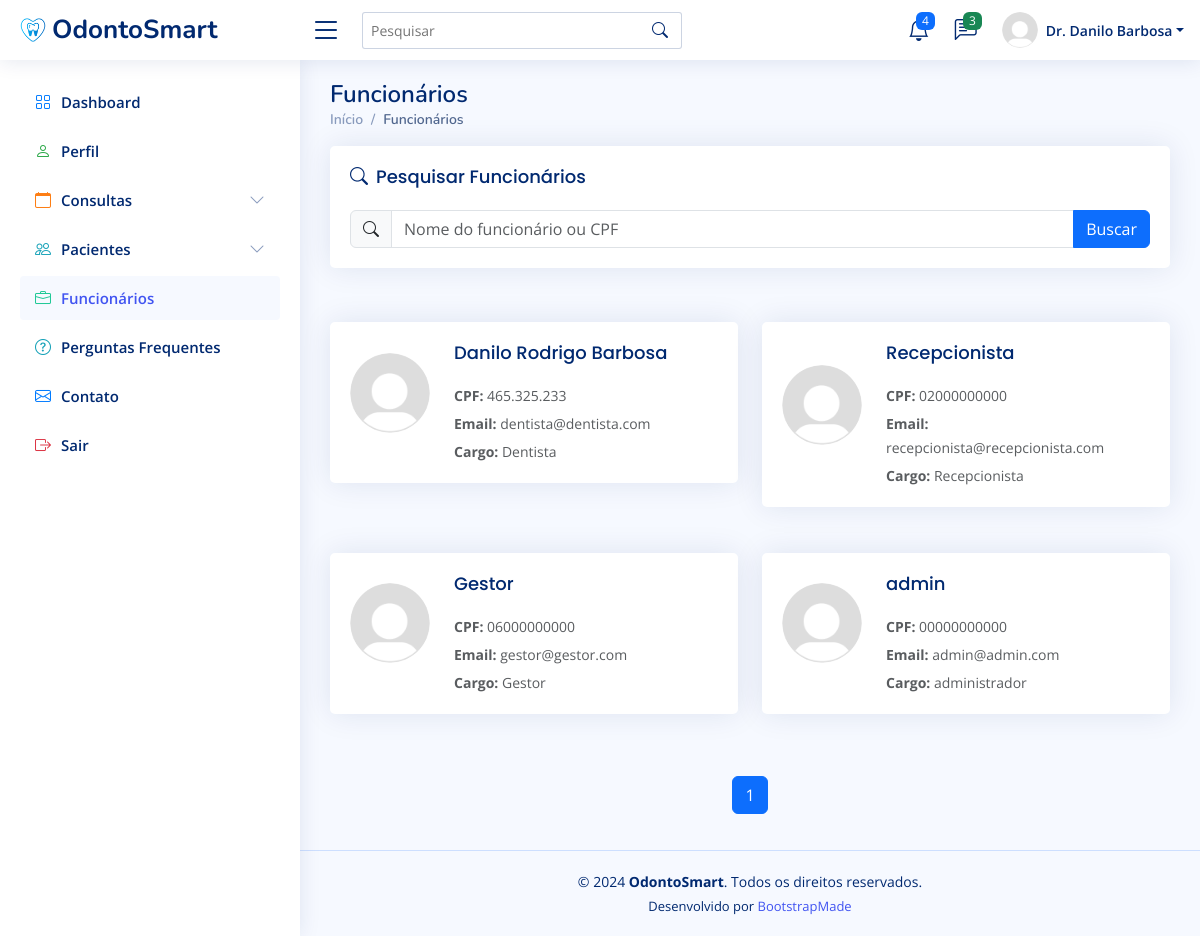
The page /funcionario/ (signed in) on the database as committed earlier.
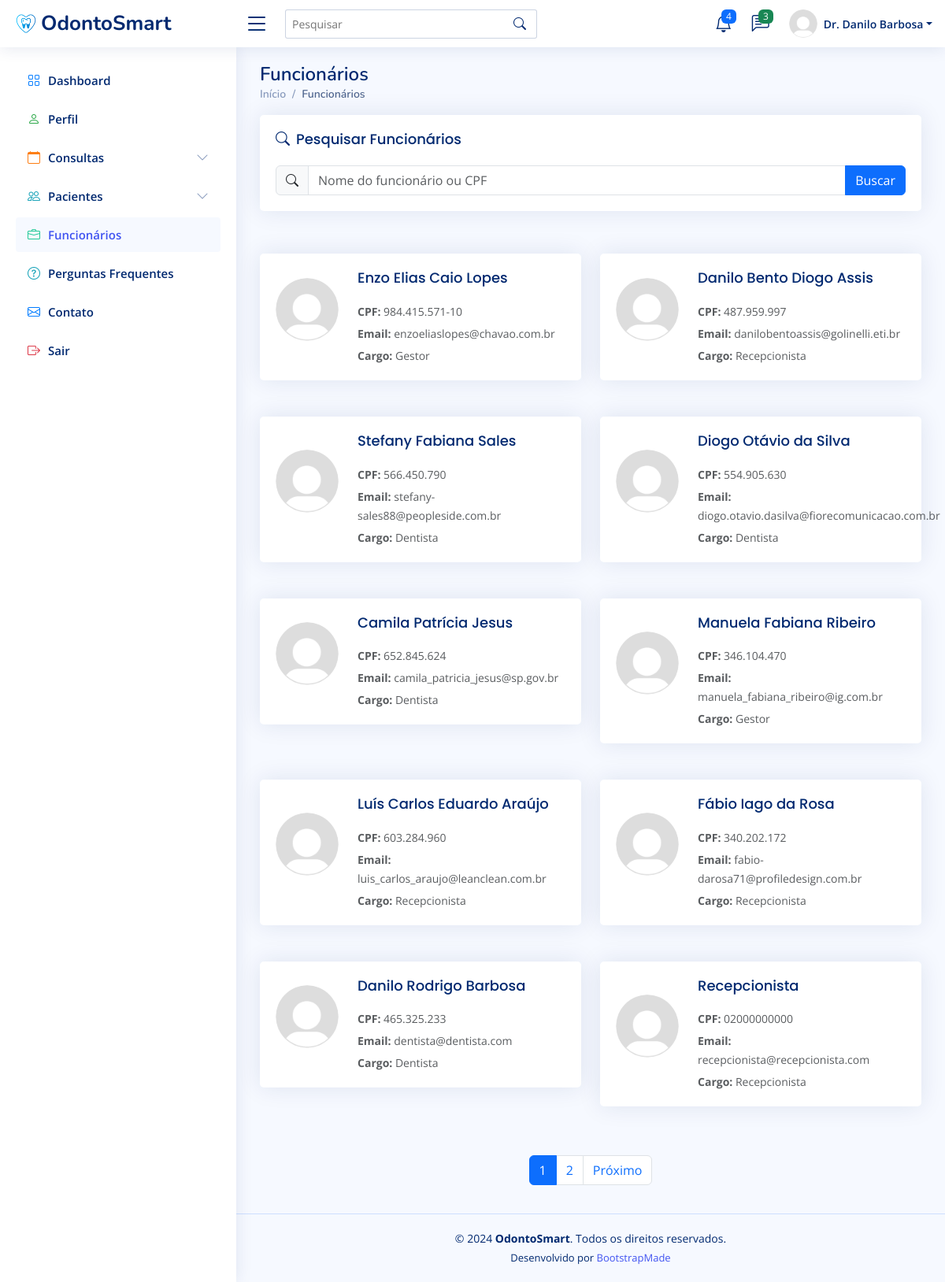
The same page on the database as committed later.
### clinicaMedica/models.py (models this page shows, shortened)
class Funcionario(AbstractBaseUser, PermissionsMixin):
    cpf = models.CharField(max_length=14, unique=True)
    email = models.EmailField(unique=True, blank=False)
    salario = models.DecimalField(max_digits=10, decimal_places=2)
    cargo = models.CharField(max_length=50)
    nome = models.CharField(max_length=50)
    is_first_login = models.BooleanField(default=True)
    is_staff = models.BooleanField(default=False)
    date_joined = models.DateTimeField(verbose_name="Data de Ingresso", default=timezone.now)
    objects = FuncionarioManager()
    USERNAME_FIELD = 'email'
    REQUIRED_FIELDS = ['cpf', 'nome', 'cargo', 'salario']
    def first_two_names(self):
        parts = self.nome.split()
        if len(parts) == 1:
            name = self.nome
        elif len(parts) == 2:
            name = f"{parts[0]} {parts[1]}"
        else:
            name = f"{parts[0]} {parts[-1]}"
        if hasattr(self, 'dentista'):
            return f"Dr. {name}"
        return name

### clinicaMedica/views.py (the view)
# urls.py: path('funcionario/', views.funcionario, name='funcionario'),
@login_required
def funcionario(request):
    query = request.GET.get('procurar')
    if query:
        lista_de_funcionarios = Funcionario.objects.filter(
            nome__icontains=query
            ).union(
                Funcionario.objects.filter(cpf__icontains=query)
            ).order_by('-id')
    else:
        lista_de_funcionarios = Funcionario.objects.all().order_by('-id')  # Ordena os pacientes pelo id em ordem decrescente
    paginator = Paginator(lista_de_funcionarios, 10)  # Mostra 10 até funcionarios por página
    page_number = request.GET.get('page')
    page_obj = paginator.get_page(page_number)
    return render(request, 'pages.funcionario.html', {'page_obj': page_obj, 'query':query})

### clinicaMedica/templates/pages.funcionario.html (shortened to what this page needs)
{% load static %}
<!DOCTYPE html>
<html lang="pt-br">
  <head>
    <link
      href="{% static 'vendor/bootstrap/css/bootstrap.min.css' %}"
      rel="stylesheet"
    />
    <link
      href="{% static 'vendor/bootstrap-icons/bootstrap-icons.css' %}"
      rel="stylesheet"
    />
    <link
      href="{% static 'vendor/boxicons/css/boxicons.min.css' %}"
      rel="stylesheet"
    />
    <link href="{% static 'vendor/quill/quill.snow.css' %}" rel="stylesheet" />
    <link
      href="{% static 'vendor/quill/quill.bubble.css' %}"
      rel="stylesheet"
    />
    <link
      href="{% static 'vendor/remixicon/remixicon.css' %}"
      rel="stylesheet"
    />
    <link
      href="{% static 'vendor/simple-datatables/style.css' %}"
      rel="stylesheet"
    />
    <link href="{% static 'css/style.css' %}" rel="stylesheet" />
  </head>
  <body>
    <header id="header" class="header fixed-top d-flex align-items-center">
      <div class="d-flex align-items-center justify-content-between">
        <a href="{% url 'dashboard' %}" class="logo d-flex align-items-center">
          <img src="{% static 'img/logo.png' %}" alt="" />
          <span class="d-none d-lg-block">OdontoSmart</span>
        </a>
        <i class="bi bi-list toggle-sidebar-btn"></i>
      </div>
      <div class="search-bar">
        <form
          class="search-form d-flex align-items-center"
          method="POST"
          action="#"
        >
          <input
            type="text"
            name="query"
            placeholder="Pesquisar"
            title="Pesquisar"
          />
          <button type="submit" title="Pesquisar">
            <i class="bi bi-search"></i>
          </button>
        </form>
      </div>
      <nav class="header-nav ms-auto">
        <ul class="d-flex align-items-center">
          <li class="nav-item dropdown">
            <a class="nav-link nav-icon" href="#" data-bs-toggle="dropdown">
              <i class="bi bi-bell"></i>
              <span class="badge bg-primary badge-number">4</span> </a
            >
          </li>
          <li class="nav-item dropdown">
            <a class="nav-link nav-icon" href="#" data-bs-toggle="dropdown">
              <i class="bi bi-chat-left-text"></i>
              <span class="badge bg-success badge-number">3</span> </a
            >
          </li>
          <li class="nav-item dropdown pe-3">
            <a
              class="nav-link nav-profile d-flex align-items-center pe-0"
              href="#"
              data-bs-toggle="dropdown"
            >
              <img
                src="{% static 'img/profile-img.png' %}"
                alt="Perfil"
                class="rounded-circle"
              />
              <span class="d-none d-md-block dropdown-toggle ps-2"
                >{{ user.first_two_names }}</span
              > </a
            >
          </li>
        </ul>
      </nav>
    </header>
    <aside id="sidebar" class="sidebar">
      <ul class="sidebar-nav" id="sidebar-nav">
        <li class="nav-item">
          <a class="nav-link collapsed" href="{% url 'dashboard' %}">
            <i class="bi bi-grid" style="color: #007bff"></i>
            <span>Dashboard</span>
          </a>
        </li>
        <li class="nav-item">
          <a class="nav-link collapsed" href="{% url 'perfil' %}">
            <i class="bi bi-person" style="color: #28a745"></i>
            <span>Perfil</span>
          </a>
        </li>
        <li class="nav-item">
          <a
            href="#"
            class="nav-link collapsed"
            data-bs-target="#consultas-nav"
            data-bs-toggle="collapse"
          >
            <i class="bi bi-calendar" style="color: #fd7e14"></i>
            <span>Consultas</span>
            <i class="bi bi-chevron-down ms-auto"></i>
          </a>
        </li>
        <li class="nav-item">
          <a
            href="#"
            class="nav-link collapsed"
            data-bs-target="#pacientes-nav"
            data-bs-toggle="collapse"
          >
            <i class="bi bi-people" style="color: #17a2b8"></i>
            <span>Pacientes</span>
            <i class="bi bi-chevron-down ms-auto"></i>
          </a>
        </li>
        <li class="nav-item">
          <a class="nav-link" href="{% url 'funcionario' %}">
            <i class="bi bi-briefcase" style="color: #20c997"></i>
            <span>Funcionários</span>
          </a>
        </li>
        <li class="nav-item">
          <a class="nav-link collapsed" href="{% url 'faq' %}">
            <i class="bi bi-question-circle" style="color: #17a2b8"></i>
            <span>Perguntas Frequentes</span>
          </a>
        </li>
        <li class="nav-item">
          <a class="nav-link collapsed" href="{% url 'contato' %}">
            <i class="bi bi-envelope" style="color: #007bff"></i>
            <span>Contato</span>
          </a>
        </li>
        <li class="nav-item">
          <a class="nav-link collapsed" href="{% url 'logout' %}">
            <i class="bi bi-box-arrow-right" style="color: #dc3545"></i>
            <span>Sair</span>
          </a>
        </li>
      </ul>
    </aside>
    <main id="main" class="main">
      <div class="pagetitle">
        <h1>Funcionários</h1>
        <nav>
          <ol class="breadcrumb">
            <li class="breadcrumb-item">
              <a href="{% url 'dashboard' %}">Início</a>
            </li>
            <li class="breadcrumb-item active">Funcionários</li>
          </ol>
        </nav>
      </div>
      <div class="row mb-4">
        <div class="col">
          <div class="card">
            <div class="card-body">
              <h5 class="card-title">
                <i class="bi bi-search me-2"></i>Pesquisar Funcionários
              </h5>
              <form method="get" action="{% url 'funcionario' %}">
                <div class="input-group">
                  <span class="input-group-text"
                    ><i class="bi bi-search"></i
                  ></span>
                  <input
                    type="text"
                    class="form-control"
                    placeholder="Nome do funcionário ou CPF"
                    id="searchInput"
                    value="{{ query|default:'' }}"
                    name="procurar"
                  />
                  <button class="btn btn-primary" type="submit">Buscar</button>
                </div>
              </form>
            </div>
          </div>
        </div>
      </div>
      <div class="row" id="funcionarioList">
        {% for funcionario in page_obj %}
        <div class="col-lg-6 mb-3">
          <div class="card funcionario-card">
            <div class="card-body">
              <div class="d-flex align-items-center">
                <img
                  src="{% static 'img/profile-img.png' %}"
                  alt="{{ funcionario.nome }}"
                  class="funcionario-img me-4"
                />
                <div>
                  <h5 class="card-title mb-1">{{ funcionario.nome }}</h5>
                  <p class="card-text mb-1">
                    <small class="text-muted"
                      ><strong>CPF:</strong> {{ funcionario.cpf }}</small
                    >
                  </p>
                  <p class="card-text mb-1">
                    <small class="text-muted"
                      ><strong>Email:</strong> {{ funcionario.email }}</small
                    >
                  </p>
                  <p class="card-text">
                    <small class="text-muted"
                      ><strong>Cargo:</strong> {{ funcionario.cargo }}</small
                    >
                  </p>
                </div>
              </div>
            </div>
          </div>
        </div>
        {% endfor %}
      </div>
      <nav aria-label="Page navigation" class="pt-3">
        <ul class="pagination justify-content-center">
           {% for num in page_obj.paginator.page_range %}
          <li
            class="page-item {% if page_obj.number == num %}active{% endif %}"
          >
            <a class="page-link" href="?page={{ num }}">{{ num }}</a>
          </li>
          {% endfor %} {% if page_obj.has_next %}
          <li class="page-item">
            <a class="page-link" href="?page={{ page_obj.next_page_number }}"
              >Próximo</a
            >
          </li>
          {% endif %}
        </ul>
      </nav>
    </main>
    <footer id="footer" class="footer">
      <div class="copyright">
        &copy; 2024 <strong><span>OdontoSmart</span></strong
        >. Todos os direitos reservados.
      </div>
      <div class="credits">
        Desenvolvido por <a href="https://bootstrapmade.com/">BootstrapMade</a>
      </div>
    </footer>
  </body>
</html>

### clinicaMedica/static/css/style.css (style rules this page uses)
:root { scroll-behavior: smooth; }
body { font-family: "Open Sans", sans-serif; background: #f6f9ff; color: #444444; }
a { color: #4154f1; text-decoration: none; }
h1, h2, h3, h4, h5, h6 { font-family: "Nunito", sans-serif; }
#main { margin-top: 60px; padding: 20px 30px; transition: all 0.3s; }
.pagetitle { margin-bottom: 10px; }
.pagetitle h1 { font-size: 24px; margin-bottom: 0; font-weight: 600; color: #012970; }
.card { margin-bottom: 30px; border: none; border-radius: 5px; box-shadow: 0px 0 30px rgba(1, 41, 112, 0.1); }
.card-title { padding: 20px 0 15px 0; font-size: 18px; font-weight: 500; color: #012970; font-family: "Poppins", sans-serif; }
.card-body { padding: 0 20px 20px 20px; }
.breadcrumb { font-size: 14px; font-family: "Nunito", sans-serif; color: #899bbd; font-weight: 600; }
.breadcrumb a { color: #899bbd; transition: 0.3s; }
.breadcrumb .breadcrumb-item::before { color: #899bbd; }
.breadcrumb .active { color: #51678f; font-weight: 600; }
.logo { line-height: 1; }
@media (min-width: 1200px) { .logo { width: 280px; } }
.logo img { max-height: 26px; margin-right: 6px; }
.logo span { font-size: 26px; font-weight: 700; color: #012970; font-family: "Nunito", sans-serif; }
.header { transition: all 0.5s; z-index: 997; height: 60px; box-shadow: 0px 2px 20px rgba(1, 41, 112, 0.1); background-color: #fff; padding-left: 20px; }
.header .toggle-sidebar-btn { font-size: 32px; padding-left: 10px; cursor: pointer; color: #012970; }
.header .search-bar { min-width: 360px; padding: 0 20px; }
.header .search-form { width: 100%; }
.header .search-form input { border: 0; font-size: 14px; color: #012970; border: 1px solid rgba(1, 41, 112, 0.2); padding: 7px 38px 7px 8px; border-radius: 3px; transition: 0.3s; width: 100%; }
.header .search-form button { border: 0; padding: 0; margin-left: -30px; background: none; }
.header .search-form button i { color: #012970; }
.header-nav ul { list-style: none; }
.header-nav>ul { margin: 0; padding: 0; }
.header-nav .nav-icon { font-size: 22px; color: #012970; margin-right: 25px; position: relative; }
.header-nav .nav-profile { color: #012970; }
.header-nav .nav-profile img { max-height: 36px; }
.header-nav .nav-profile span { font-size: 14px; font-weight: 600; }
.header-nav .badge-number { position: absolute; inset: -2px -5px auto auto; font-weight: normal; font-size: 12px; padding: 3px 6px; }
.sidebar { position: fixed; top: 60px; left: 0; bottom: 0; width: 300px; z-index: 996; transition: all 0.3s; padding: 20px; overflow-y: auto; scrollbar-width: thin; scrollbar-color: #aab7cf transparent; box-shadow: 0px 0px 20px rgba(1, 41, 112, 0.1); background-color: #fff; }
@media (min-width: 1200px) { #main, #footer { margin-left: 300px; } }
.sidebar-nav { padding: 0; margin: 0; list-style: none; }
.sidebar-nav li { padding: 0; margin: 0; list-style: none; }
.sidebar-nav .nav-item { margin-bottom: 5px; }
.sidebar-nav .nav-link { display: flex; align-items: center; font-size: 15px; font-weight: 600; color: #4154f1; transition: 0.3; background: #f6f9ff; padding: 10px 15px; border-radius: 4px; }
.sidebar-nav .nav-link i { font-size: 16px; margin-right: 10px; color: #4154f1; }
.sidebar-nav .nav-link.collapsed { color: #012970; background: #fff; }
.sidebar-nav .nav-link.collapsed i { color: #899bbd; }
.sidebar-nav .nav-link .bi-chevron-down { margin-right: 0; transition: transform 0.2s ease-in-out; }
.funcionario-img { width: 80px; height: 80px; object-fit: cover; border-radius: 50%; }
.funcionario-card { transition: all 0.3s; }
.footer { padding: 20px 0; font-size: 14px; transition: all 0.3s; border-top: 1px solid #cddfff; }
.footer .copyright { text-align: center; color: #012970; }
.footer .credits { padding-top: 5px; text-align: center; font-size: 13px; color: #012970; }

Rows that differ between the two databases and show on the page:
no longer on this page (row unchanged): Funcionario: nome "Gestor", cpf "06000000000", email "gestor@gestor.com", cargo "Gestor"
no longer on this page (row edited): Funcionario: nome "admin", cpf "00000000000", email "admin@admin.com", cargo "administrador"
added Funcionario: nome "Enzo Elias Caio Lopes", cpf "984.415.571-10", email "enzoeliaslopes@chavao.com.br", cargo "Gestor"
added Funcionario: nome "Danilo Bento Diogo Assis", cpf "487.959.997", email "danilobentoassis@golinelli.eti.br", cargo "Recepcionista"
added Funcionario: nome "Stefany Fabiana Sales", cpf "566.450.790", email "stefany-sales88@peopleside.com.br", cargo "Dentista"
added Funcionario: nome "Diogo Otávio da Silva", cpf "554.905.630", email "diogo.otavio.dasilva@fiorecomunicacao.com.br", cargo "Dentista"
added Funcionario: nome "Camila Patrícia Jesus", cpf "652.845.624", email "camila_patricia_jesus@sp.gov.br", cargo "Dentista"
added Funcionario: nome "Manuela Fabiana Ribeiro", cpf "346.104.470", email "manuela_fabiana_ribeiro@ig.com.br", cargo "Gestor"
added Funcionario: nome "Luís Carlos Eduardo Araújo", cpf "603.284.960", email "luis_carlos_araujo@leanclean.com.br", cargo "Recepcionista"
added Funcionario: nome "Fábio Iago da Rosa", cpf "340.202.172", email "fabio-darosa71@profiledesign.com.br", cargo "Recepcionista"
Other text that changed with them:
new list line: "2"
text now shown: "Próximo"
